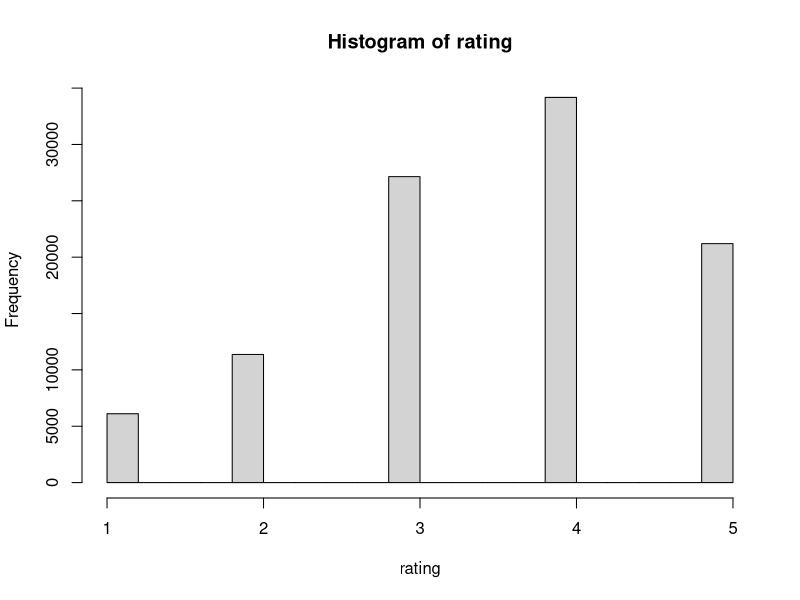
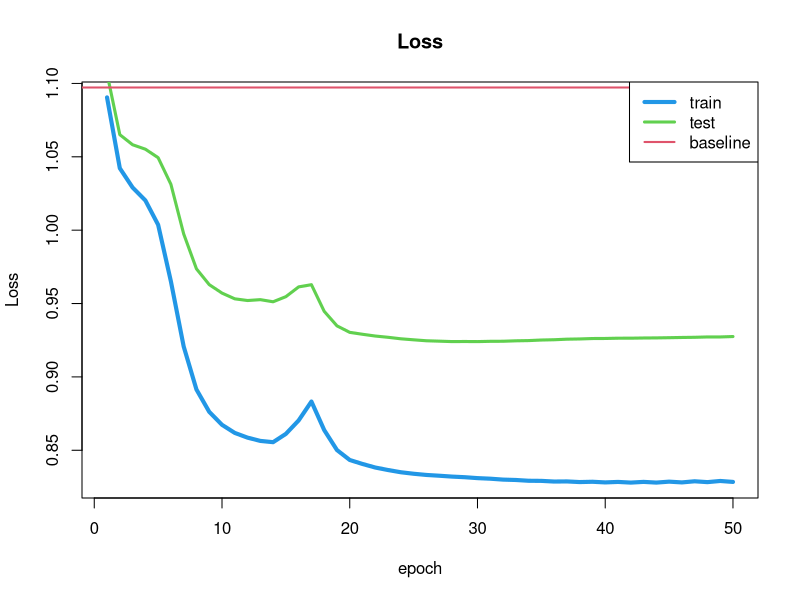

Reproduce these figures in R, in order. (Note: a time limit stopped this script after it produced the figures.)
## ---- chunk 1
#参数设置
rm(list=ls())
epsilon=50 # Learning rate 学习率
lambda  = 0.1#Regularization parameter正则化参数 
momentum=0.7#动量优化参数
epoch=1#初始化epoch
maxepoch=50#总训练次数
err_train=rep(0,maxepoch)
err_valid=rep(0,maxepoch)
err_random=rep(0,maxepoch)
num_feat = 3 #Rank 10 decomposition 隐因子数量
## ---- chunk 2
#导入数据
data=read.csv("ratings100k.csv", header = FALSE)
rating=data[,3]
movie=data[,2]
user=data[,1]
hist(rating)
data_num=length(rating)
movie_num= max(movie)#电影数量1682
user_num=max(user)#用户数量943
#打乱数据集
#rr=sample(1:data_num,data_num)
#data= data[rr,]
## ---- chunk 3
data_num/(movie_num*user_num)
## ---- chunk 4
train_num=(data_num*9)%/%10;
train_vec=data[1:train_num,];#训练集
probe_vec=data[train_num:data_num,];#测试集
mean_rating = mean(train_vec[,3])#平均评级

pairs_tr = length((train_vec[,3]))#training data 训练集长度
pairs_pr = length((probe_vec[,3]))#validation data 验证集长度
numbatches= 9 #Number of batches把数据分为9份
num_m = movie_num  # Number of movies 电影数量
num_p = user_num  #Number of users 用户数量

## ---- chunk 5
#初始化
w1_M1     = 0.1*matrix(runif(num_m*num_feat),nrow = num_m , ncol = num_feat ,byrow =T) # Movie feature vectors 生成用户物品特征矩阵d=10
w1_P1     = 0.1*matrix(runif(num_p*num_feat),nrow = num_p , ncol = num_feat ,byrow =T) # User feature vecators
w1_M1_inc = matrix(rep(0,num_m*num_feat),nrow = num_m , ncol = num_feat ,byrow =T)#生成同shape的全零矩阵
w1_P1_inc = matrix(rep(0,num_p*num_feat),nrow = num_p , ncol = num_feat ,byrow =T)


## ---- chunk 6
for(epoch in epoch:maxepoch){
  
  #采用mini batch的方法，每次训练10000个样本
  for(batch in 1:numbatches){
    
    #print(c('epoch',epoch,'batch',batch))
    
    N=10000 #number training triplets per batch 每次训练三元组的数量
    
    aa_p= train_vec[((batch-1)*N+1):(batch*N),1]#读取用户列每次读取一万个
    aa_m= train_vec[((batch-1)*N+1):(batch*N),2]#读取电影列
    rating = train_vec[((batch-1)*N+1):(batch*N),3]#读取评级列
    rating = rating-mean_rating; #Default prediction is the mean rating. 
    
    # Compute Predictions %%%%%%%%%%%%%%%%%
    pred_out= apply(w1_M1[aa_m,]*w1_P1[aa_p,],1,sum)#每一行进行求和,.*为对应元素相乘 10k*1，用隐特征矩阵相乘得到1w个预测评级
    f=sum((pred_out - rating)^2)
    #求出损失函数
    #其实之所以这样计算是为了降低计算量，如果每一次都uv相乘，计算量太大
    #Compute Gradients %%%%%%%%%%%%%%%%%%%迭代 
    IO =2*(pred_out - rating)
    kkkk=num_feat-1
    for(kkk in 1:kkkk){
      IO =cbind(IO,2*(pred_out - rating))
    }

    #IO = repmat(2*(pred_out - rating),1,num_feat)
    #将损失矩阵的二倍，复制3列
    Ix_m=IO*w1_P1[aa_p,] #损失*U-lambda*V 就是更新规则
    Ix_p=IO*w1_M1[aa_m,] #损失*V-lambda*U
    #还是不太懂他为啥能batch后这么计算 而且矩阵形式本来就更复杂
    dw1_M1 = matrix(rep(0,num_m*num_feat),nrow = num_m , ncol = num_feat ,byrow =T)
    #生成全零movie特征矩阵
    dw1_P1 = matrix(rep(0,num_p*num_feat),nrow = num_p , ncol = num_feat ,byrow =T)#生成全零用户特征矩阵
    
    for(ii in 1:N){#迭代一万次 每一行一行来 得到更新矩阵
      dw1_M1[aa_m[ii],]=  dw1_M1[aa_m[ii],] +  Ix_m[ii,]
      dw1_P1[aa_p[ii],]=  dw1_P1[aa_p[ii],] +  Ix_p[ii,]
    }
    
    # Update movie and user features %%%%%%%%%%%
    #真正开始更新 新的矩阵=过去矩阵+学习率*导数
    #全零特征矩阵=上次的得到的矩阵*动量+学习率*导数/1w
    w1_M1_inc = momentum*w1_M1_inc + epsilon*dw1_M1/N
    w1_M1 =  w1_M1 - w1_M1_inc#原矩阵-负导数*学习率
    w1_P1_inc = momentum*w1_P1_inc + epsilon*dw1_P1/N
    w1_P1 =  w1_P1 - w1_P1_inc
    
    
  }
  
 
  #此时所有(9轮)batch结束 
  #现在已经得到了此轮epoch后的一组U和V
    # Compute Predictions after Paramete Updates %%%%%%%%%%%%%%%%%
  pred_out= apply(w1_M1[aa_m,]*w1_P1[aa_p,],1,sum)
  f_s=sum((pred_out - rating)^2 )  
  err_train[epoch] = sqrt(f_s/N)
#Compute predictions on the validation set %%%%%%%%%%%%%%%%%%%%%% 
  NN=pairs_pr#验证集长度
  
  aa_p = probe_vec[,1]#读取验证集的user、movie、rating
  aa_m = probe_vec[,2]
  rating = probe_vec[,3]
  
  
  pred_out =apply(w1_M1[aa_m,]*w1_P1[aa_p,],1,sum) + mean_rating#预测结果加上mean才行
  pred_out[pred_out>5]=5
  pred_out[pred_out<1]=1
  #使得预测结果超过评分区间的值依旧掉在区间内
  
  err_valid[epoch]= sqrt(sum((pred_out- rating)^2)/NN)
  print(paste('epoch',epoch,'Train RMSE',signif(err_train[epoch], 4),'Test RMSE',signif(err_valid[epoch], 4)))
  ################################输出到屏幕
  
 # err_random[epoch]=sqrt(sum((runif(10001,1,5) - rating)^2)/NN)
  
}
## ---- chunk 7
err_random=sqrt(sum((runif(10001,1,5) - rating)^2)/NN)-0.6

plot(err_train,type="l",col=4,lwd=4,main="Loss",xlab="epoch",ylab="Loss")
lines(err_valid,type="l",col=3,lwd=3)
#lines(err_random-1,type="l",col=2,lwd=2)
abline(h=err_random,col=2,lwd=2)
legend("topright",c("train","test","baseline"),lty=1,col=c(4,3,2),lwd=c(4,3,2))


## ---- chunk 8
gap=40:50
rbind (rating[gap],pred_out[gap])
## ---- chunk 9
# TOP-N 推荐
#输出要为用户i推荐的j部电影 及其预测评分
i=5
j=6
user_i_rating=w1_P1[i,]%*%t(w1_M1)+mean_rating
used=data[data$V1==i,2]
user_i_rating[used]=0
order(user_i_rating,decreasing=TRUE)[1:j]
user_i_rating[order(user_i_rating,decreasing=TRUE)[1:j]]
## ---- chunk 10
#rm(list=ls())
epsilon=50 # Learning rate 学习率
lambda  = 0.1#Regularization parameter正则化参数 
momentum=0.7#动量优化参数
epoch=1#初始化epoch
maxepoch=50#总训练次数
err_train1=rep(0,maxepoch)
err_valid1=rep(0,maxepoch)
err_random=rep(0,maxepoch)


#导入数据
data=read.csv("ratings100k.csv", header = FALSE)


rating=data[,3]
movie=data[,2]
user=data[,1]
#hist(rating)
data_num=length(rating)
#打乱数据集
#rr=sample(1:data_num,data_num)
#data= data[rr,]


train_num=(data_num*9)%/%10;
train_vec=data[1:train_num,];#训练集
probe_vec=data[train_num:data_num,];#测试集

movie_num= max(movie)#电影数量1682
user_num=max(user)#用户数量943
#sum_list=max(data)
mean_rating = mean(train_vec[,3])#平均评级

pairs_tr = length((train_vec[,3]))#training data 训练集长度
pairs_pr = length((probe_vec[,3]))#validation data 验证集长度

numbatches= 9 #Number of batches把数据分为9份
num_m = movie_num  # Number of movies 电影数量
num_p = user_num  #Number of users 用户数量
num_feat = 3 #Rank 10 decomposition 隐因子数量
#初始化
w1_M1     = 0.1*matrix(runif(num_m*num_feat),nrow = num_m , ncol = num_feat ,byrow =T) # Movie feature vectors 生成用户物品特征矩阵d=10
w1_P1     = 0.1*matrix(runif(num_p*num_feat),nrow = num_p , ncol = num_feat ,byrow =T) # User feature vecators
w1_M1_inc = matrix(rep(0,num_m*num_feat),nrow = num_m , ncol = num_feat ,byrow =T)#生成同shape的全零矩阵
w1_P1_inc = matrix(rep(0,num_p*num_feat),nrow = num_p , ncol = num_feat ,byrow =T)


for(epoch in epoch:maxepoch){
  
  #rr=sample(1:pairs_tr,pairs_tr)
  #train_vec = train_vec[rr,];#将训练集的顺序打乱
  
  #采用mini batch的方法，每次训练9个样本
  for(batch in 1:numbatches){
    
    #print(c('epoch',epoch,'batch',batch))
    
    N=10000 #number training triplets per batch 每次训练三元组的数量
    
    aa_p= train_vec[((batch-1)*N+1):(batch*N),1]#读取用户列每次读取一万个
    aa_m= train_vec[((batch-1)*N+1):(batch*N),2]#读取电影列
    rating = train_vec[((batch-1)*N+1):(batch*N),3]#读取评级列
    rating = rating-mean_rating; #Default prediction is the mean rating. 
    
    # Compute Predictions %%%%%%%%%%%%%%%%%
    pred_out= apply(w1_M1[aa_m,]*w1_P1[aa_p,],1,sum)#每一行进行求和,.*为对应元素相乘 10k*1，用隐特征矩阵相乘得到1w个预测评级
    f=sum((pred_out - rating)^2 + 0.5*lambda*(apply((w1_M1[aa_m,]^2 + w1_P1[aa_p,]^2),1,sum) ))  
    #求出损失函数
    #其实之所以这样计算是为了降低计算量，如果每一次都uv相乘，计算量太大
    #Compute Gradients %%%%%%%%%%%%%%%%%%%迭代 
    IO =2*(pred_out - rating)
    kkkk=num_feat-1
    for(kkk in 1:kkkk){
      IO =cbind(IO,2*(pred_out - rating))
    }
    #IO = repmat(2*(pred_out - rating),1,num_feat)
    #将损失矩阵的二倍，复制10列
    Ix_m=IO*w1_P1[aa_p,] + lambda*w1_M1[aa_m,]#损失*U-lambda*V 就是更新规则
    Ix_p=IO*w1_M1[aa_m,] + lambda*w1_P1[aa_p,]#损失*V-lambda*U
    #还是不太懂他为啥能batch后这么计算 而且矩阵形式本来就更复杂
    dw1_M1 = matrix(rep(0,num_m*num_feat),nrow = num_m , ncol = num_feat ,byrow =T)
    #生成全零movie特征矩阵
    dw1_P1 = matrix(rep(0,num_p*num_feat),nrow = num_p , ncol = num_feat ,byrow =T)#生成全零用户特征矩阵
    
    for(ii in 1:N){#迭代一万次 每一行一行来 得到更新矩阵
      dw1_M1[aa_m[ii],]=  dw1_M1[aa_m[ii],] +  Ix_m[ii,]
      dw1_P1[aa_p[ii],]=  dw1_P1[aa_p[ii],] +  Ix_p[ii,]
    }
    
    # Update movie and user features %%%%%%%%%%%
    #真正开始更新 新的矩阵=过去矩阵+学习率*导数
    #全零特征矩阵=上次的得到的矩阵*动量+学习率*导数/1w
    w1_M1_inc = momentum*w1_M1_inc + epsilon*dw1_M1/N
    w1_M1 =  w1_M1 - w1_M1_inc#原矩阵-负导数*学习率
    w1_P1_inc = momentum*w1_P1_inc + epsilon*dw1_P1/N
    w1_P1 =  w1_P1 - w1_P1_inc
    
    
  }
  
 
  #此时所有(9轮)batch结束 
  #现在已经得到了此轮epoch后的一组U和V
  
  # Compute Predictions after Paramete Updates %%%%%%%%%%%%%%%%%
  pred_out= apply(w1_M1[aa_m,]*w1_P1[aa_p,],1,sum)
  #其实就是U*V 但为什么只预测最后1w个？
  f_s=sum((pred_out - rating)^2 + 0.5*lambda*(apply((w1_M1[aa_m,]^2 + w1_P1[aa_p,]^2),1,sum) ))  
  
  err_train1[epoch] = sqrt(f_s/N)
  
  #计算平均loss的root（除了1w） 可能因为计算量吧，只计算了最后1w个loss 
  #Compute predictions on the validation set %%%%%%%%%%%%%%%%%%%%%% 
  NN=pairs_pr#验证集长度
  
  aa_p = probe_vec[,1]#读取验证集的user、movie、rating
  aa_m = probe_vec[,2]
  rating = probe_vec[,3]
  
  
  pred_out =apply(w1_M1[aa_m,]*w1_P1[aa_p,],1,sum) + mean_rating#预测结果加上mean才行
  pred_out[pred_out>5]=5
  pred_out[pred_out<1]=1
  #使得预测结果超过评分区间的值依旧掉在区间内
  
  err_valid1[epoch]= sqrt(sum((pred_out- rating)^2)/NN)
  print(paste('epoch',epoch,'Train RMSE',signif(err_train1[epoch], 4),'Test RMSE',signif(err_valid1[epoch], 4)))
  ################################输出到屏幕
  
 # err_random[epoch]=sqrt(sum((runif(10001,1,5) - rating)^2)/NN)
  
}

## ---- chunk 11
err_random=sqrt(sum((runif(10001,1,5) - rating)^2)/NN)-0.6

plot(err_train1,type="l",col=4,lwd=4,main="Loss",xlab="epoch",ylab="Loss")
lines(err_valid1,type="l",col=3,lwd=3)
#lines(err_random-1,type="l",col=2,lwd=2)
abline(h=err_random,col=2,lwd=2)
legend("topright",c("train","test","baseline"),lty=1,col=c(4,3,2),lwd=c(4,3,2))

## ---- chunk 12
rbind (rating[40:50],pred_out[40:50])
## ---- chunk 13
i=5
j=6
user_i_rating=w1_P1[i,]%*%t(w1_M1)+mean_rating
used=data[data$V1==i,2]
user_i_rating[used]=0
order(user_i_rating,decreasing=TRUE)[1:j]
user_i_rating[order(user_i_rating,decreasing=TRUE)[1:j]]

## ---- chunk 14
#参数设置
#rm(list=ls())
epsilon=50 # Learning rate 学习率
lambda  = 0.1#Regularization parameter正则化参数 
momentum=0.7#动量优化参数
epoch=1#初始化epoch
maxepoch=50#总训练次数
err_train2=rep(0,maxepoch)
err_valid2=rep(0,maxepoch)
err_random=rep(0,maxepoch)


#导入数据
data=read.csv("ratings100k.csv", header = FALSE)


rating=data[,3]
movie=data[,2]
user=data[,1]
#hist(rating)
data_num=length(rating)
#打乱数据集
rr=sample(1:data_num,data_num)
data= data[rr,]


train_num=(data_num*9)%/%10;
train_vec=data[1:train_num,];#训练集
probe_vec=data[train_num:data_num,];#测试集

movie_num= max(movie)#电影数量1682
user_num=max(user)#用户数量943
#sum_list=max(data)
mean_rating = mean(train_vec[,3])#平均评级

pairs_tr = length((train_vec[,3]))#training data 训练集长度
pairs_pr = length((probe_vec[,3]))#validation data 验证集长度

numbatches= 9 #Number of batches  每次训练9个数据
num_m = movie_num  # Number of movies 电影数量
num_p = user_num  #Number of users 用户数量
num_feat = 3 #Rank 10 decomposition 隐因子数量
#初始化
w1_M1     = 0.1*matrix(runif(num_m*num_feat),nrow = num_m , ncol = num_feat ,byrow =T) # Movie feature vectors 生成用户物品特征矩阵d=10
w1_P1     = 0.1*matrix(runif(num_p*num_feat),nrow = num_p , ncol = num_feat ,byrow =T) # User feature vecators
w1_M1_inc = matrix(rep(0,num_m*num_feat),nrow = num_m , ncol = num_feat ,byrow =T)#生成同shape的全零矩阵
w1_P1_inc = matrix(rep(0,num_p*num_feat),nrow = num_p , ncol = num_feat ,byrow =T)


for(epoch in epoch:maxepoch){
  
  #rr=sample(1:pairs_tr,pairs_tr)
  #train_vec = train_vec[rr,];#将训练集的顺序打乱
  
  #采用mini batch的方法，每次训练9个样本
  for(batch in 1:numbatches){
    
    #print(c('epoch',epoch,'batch',batch))
    
    N=10000 #number training triplets per batch 每次训练三元组的数量
    
    aa_p= train_vec[((batch-1)*N+1):(batch*N),1]#读取用户列每次读取一万个
    aa_m= train_vec[((batch-1)*N+1):(batch*N),2]#读取电影列
    rating = train_vec[((batch-1)*N+1):(batch*N),3]#读取评级列
    rating = rating-mean_rating; #Default prediction is the mean rating. 
    
    # Compute Predictions %%%%%%%%%%%%%%%%%
    pred_out= apply(w1_M1[aa_m,]*w1_P1[aa_p,],1,sum)#每一行进行求和,.*为对应元素相乘 10k*1，用隐特征矩阵相乘得到1w个预测评级
    f=sum((pred_out - rating)^2 + 0.5*lambda*(apply((w1_M1[aa_m,]^2 + w1_P1[aa_p,]^2),1,sum) ))  
    #求出损失函数
    #其实之所以这样计算是为了降低计算量，如果每一次都uv相乘，计算量太大
    #Compute Gradients %%%%%%%%%%%%%%%%%%%迭代 
    IO =2*(pred_out - rating)
    kkkk=num_feat-1
    for(kkk in 1:kkkk){
      IO =cbind(IO,2*(pred_out - rating))
    }
    #IO = repmat(2*(pred_out - rating),1,num_feat)
    #将损失矩阵的二倍，复制10列
    Ix_m=IO*w1_P1[aa_p,] + lambda*w1_M1[aa_m,]#损失*U-lambda*V 就是更新规则
    Ix_p=IO*w1_M1[aa_m,] + lambda*w1_P1[aa_p,]#损失*V-lambda*U
    #还是不太懂他为啥能batch后这么计算 而且矩阵形式本来就更复杂
    dw1_M1 = matrix(rep(0,num_m*num_feat),nrow = num_m , ncol = num_feat ,byrow =T)
    #生成全零movie特征矩阵
    dw1_P1 = matrix(rep(0,num_p*num_feat),nrow = num_p , ncol = num_feat ,byrow =T)#生成全零用户特征矩阵
    
    for(ii in 1:N){#迭代一万次 每一行一行来 得到更新矩阵
      dw1_M1[aa_m[ii],]=  dw1_M1[aa_m[ii],] +  Ix_m[ii,]
      dw1_P1[aa_p[ii],]=  dw1_P1[aa_p[ii],] +  Ix_p[ii,]
    }
    
    # Update movie and user features %%%%%%%%%%%
    #真正开始更新 新的矩阵=过去矩阵+学习率*导数
    #全零特征矩阵=上次的得到的矩阵*动量+学习率*导数/1w
    w1_M1_inc =  epsilon*dw1_M1/N
    w1_M1 =  w1_M1 - w1_M1_inc#原矩阵-负导数*学习率
    w1_P1_inc = epsilon*dw1_P1/N
    w1_P1 =  w1_P1 - w1_P1_inc
    
    
  }
  
 
  #此时所有(9轮)batch结束 
  #现在已经得到了此轮epoch后的一组U和V
  
  # Compute Predictions after Paramete Updates %%%%%%%%%%%%%%%%%
  pred_out= apply(w1_M1[aa_m,]*w1_P1[aa_p,],1,sum)
  #其实就是U*V 但为什么只预测最后1w个？
  f_s=sum((pred_out - rating)^2 + 0.5*lambda*(apply((w1_M1[aa_m,]^2 + w1_P1[aa_p,]^2),1,sum) ))  
  
  err_train2[epoch] = sqrt(f_s/N)
  
  #计算平均loss的root（除了1w） 可能因为计算量吧，只计算了最后1w个loss 
  #Compute predictions on the validation set %%%%%%%%%%%%%%%%%%%%%% 
  NN=pairs_pr#验证集长度
  
  aa_p = probe_vec[,1]#读取验证集的user、movie、rating
  aa_m = probe_vec[,2]
  rating = probe_vec[,3]
  
  
  pred_out =apply(w1_M1[aa_m,]*w1_P1[aa_p,],1,sum) + mean_rating#预测结果加上mean才行
  pred_out[pred_out>5]=5
  pred_out[pred_out<1]=1
  #使得预测结果超过评分区间的值依旧掉在区间内
  
  err_valid2[epoch]= sqrt(sum((pred_out- rating)^2)/NN)
  print(paste('epoch',epoch,'Train RMSE',signif(err_train2[epoch], 4),'Test RMSE',signif(err_valid2[epoch], 4)))
  ################################输出到屏幕
  
 # err_random[epoch]=sqrt(sum((runif(10001,1,5) - rating)^2)/NN)
  
}

## ---- chunk 15
err_random=sqrt(sum((runif(10001,1,5) - rating)^2)/NN)-0.6

plot(err_train2,type="l",col=4,lwd=4,main="Loss",xlab="epoch",ylab="Loss")
lines(err_valid2,type="l",col=3,lwd=3)
#lines(err_random-1,type="l",col=2,lwd=2)
abline(h=err_random,col=2,lwd=2)
legend("topright",c("train","test","baseline"),lty=1,col=c(4,3,2),lwd=c(4,3,2))

## ---- chunk 16
plot(err_valid,type="l",col=4,lwd=4,main="Test Loss Comparison",xlab="epoch",ylab="Loss")
lines(err_valid1,type="l",col=3,lwd=3)
lines(err_valid2,type="l",col=2,lwd=2)

legend("topright",c("MF","PMF","PMF-SGD"),lty=1,col=c(4,3,2),lwd=c(4,3,2))
## ---- chunk 17
draw=data.frame(epoch=1:50,Loss=err_valid)
draw1=data.frame(epoch=1:50,Loss=err_valid1)
draw2=data.frame(epoch=1:50,Loss=err_valid2)
ggplot(draw,aes(epoch,Loss)) +geom_line(aes(color="MF-Momentum"))+
geom_line(data=draw1,aes(color="PMF-Momentum")) +
geom_line(data=draw2,aes(color="PMF-SGD")) +
labs(color="Algorithm")
